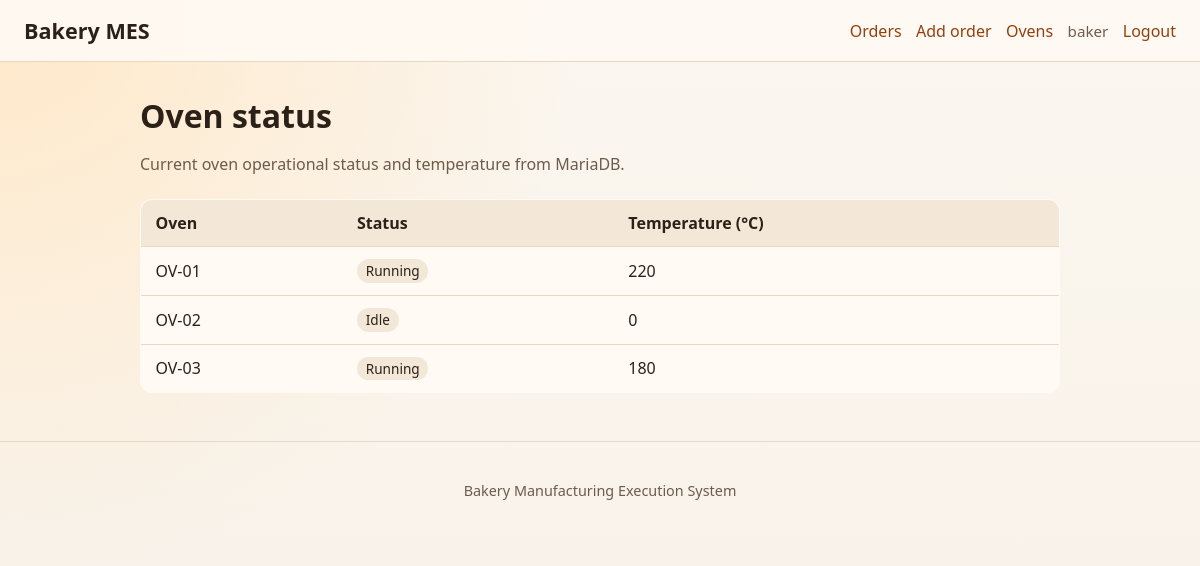
The app's page /ovens.php (signed in) with its own data.
### tables this page shows
CREATE TABLE ovens (
  id INT AUTO_INCREMENT PRIMARY KEY,
  oven_number VARCHAR(20) NOT NULL,
  status VARCHAR(50) NOT NULL,
  temperature INT NOT NULL
);

### ovens.php (the view, shortened to what this page needs)
<?php
require_once __DIR__ . '/config/db.php';
$stmt = $pdo->query('SELECT id, oven_number, status, temperature FROM ovens ORDER BY oven_number');
$ovens = $stmt->fetchAll();
require_once __DIR__ . '/includes/header.php';
?>
<h1>Oven status</h1>
<p class="lead">Current oven operational status and temperature from MariaDB.</p>
<table class="data-table">
    <thead>
        <tr>
            <th>Oven</th>
            <th>Status</th>
            <th>Temperature (°C)</th>
        </tr>
    </thead>
    <tbody>
        <?php foreach ($ovens as $oven): ?>
            <tr>
                <td><?php echo htmlspecialchars($oven['oven_number']); ?></td>
                <td><span class="status-pill"><?php echo htmlspecialchars($oven['status']); ?></span></td>
                <td><?php echo (int) $oven['temperature']; ?></td>
            </tr>
        <?php endforeach; ?>
    </tbody>
</table>
<?php require_once __DIR__ . '/includes/footer.php'; ?>

### css/styles.css (style rules this page uses)
:root { --bg: #f7f1e8; --surface: #fffaf3; --ink: #2c2118; --muted: #6d5b4b; --accent: #b45309; --accent-dark: #92400e; --line: #e7d7c5; --ok: #166534; --danger: #991b1b; }
* { box-sizing: border-box; }
body { margin: 0; font-family: "Segoe UI", Tahoma, Geneva, Verdana, sans-serif; color: var(--ink); background: radial-gradient(circle at top left, #ffe8c8 0, transparent 40%), linear-gradient(180deg, #fbf6ef 0%, var(--bg) 100%); min-height: 100vh; }
h1 { margin-top: 0; margin-bottom: 0.4rem; }
.lead { color: var(--muted); margin-bottom: 1.5rem; }
.data-table { width: 100%; border-collapse: collapse; background: var(--surface); border: 1px solid var(--line); border-radius: 12px; overflow: hidden; }
.data-table th, .data-table td { padding: 0.75rem 0.9rem; text-align: left; border-bottom: 1px solid var(--line); }
.data-table th { background: #f3e7d8; font-weight: 600; }
.data-table tr:last-child td { border-bottom: none; }
.status-pill { display: inline-block; padding: 0.15rem 0.55rem; border-radius: 999px; background: #f3e7d8; font-size: 0.85rem; }

### records on screen
ovens: oven_number "OV-01", status "Running", temperature "220"
ovens: oven_number "OV-02", status "Idle", temperature "0"
ovens: oven_number "OV-03", status "Running", temperature "180"

### other values on screen
$_SESSION['username'] "baker"
